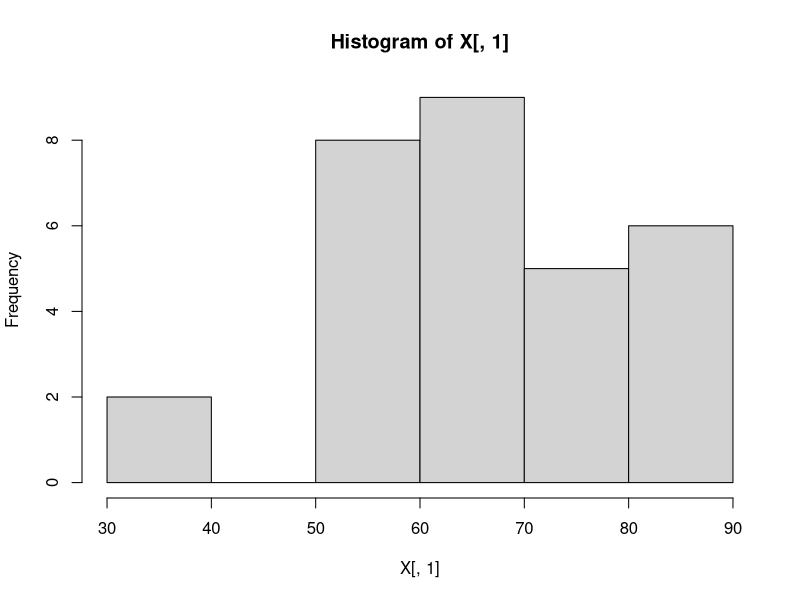
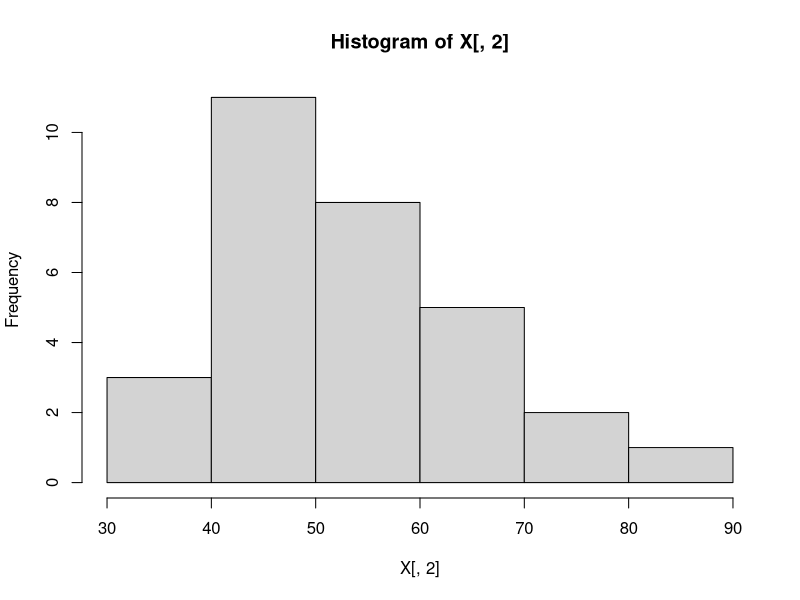
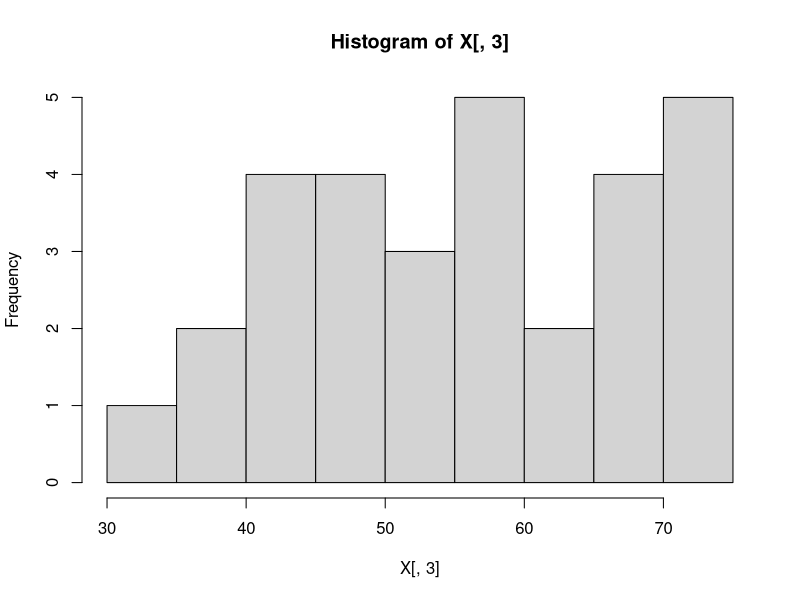
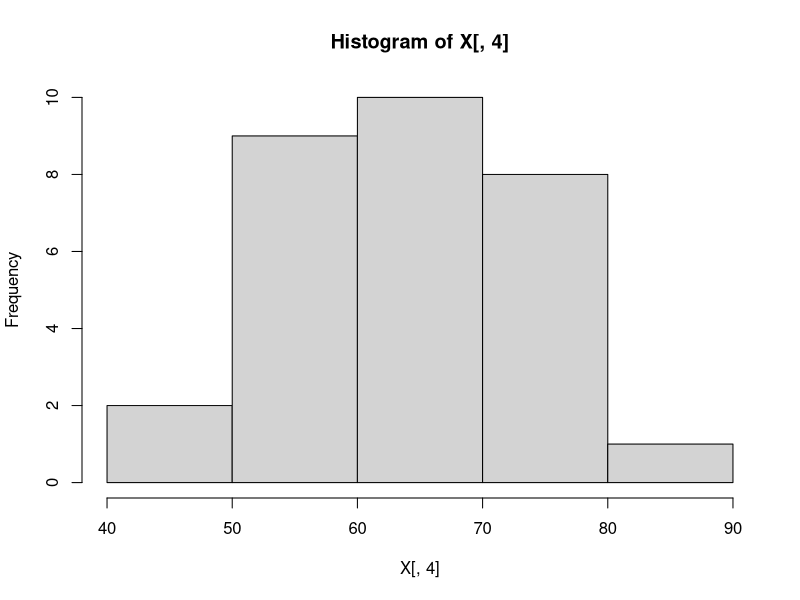
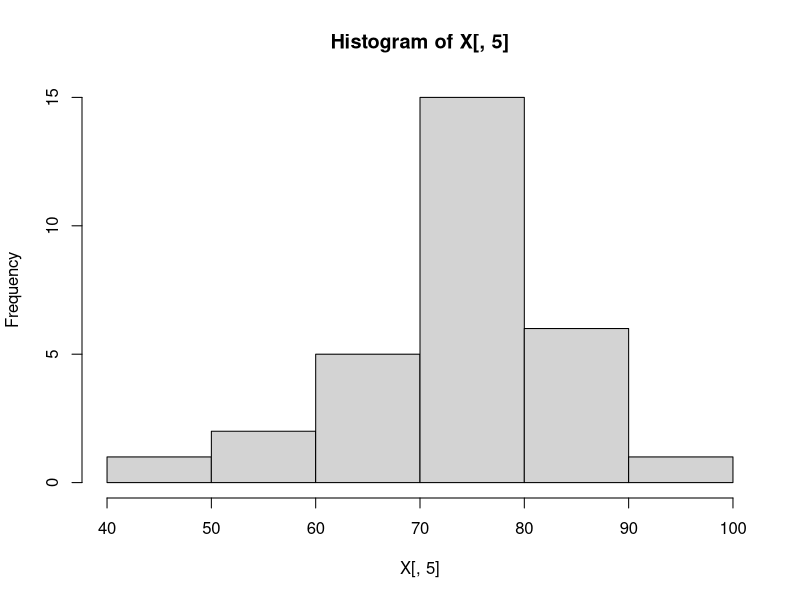
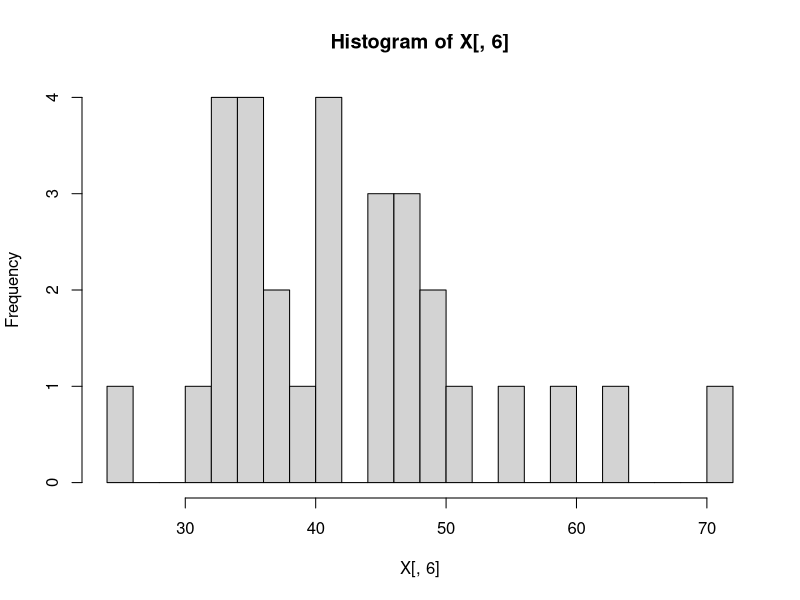

Write the R code that produced these figures, in order. (Note: this script raises an error after producing the figures.)
data(attitude)

head(attitude)

X <- attitude[, 2:7]

# EDA

hist(X[, 1])
hist(X[, 2])
hist(X[, 3])
hist(X[, 4])
hist(X[, 5])
hist(X[, 6], breaks = 30)

ggplot(attitude) +
  geom_point(aes(x = complaints, y = privileges))

ggplot(attitude) +
  geom_point(aes(x = complaints, y = raises))

pairs(attitude)

# Fit a linear regression
fit <- lm(rating ~ ., data = attitude)
summary(fit)

plot(fit) #diagnostics

# Principal Components Analysis

X <- scale(X, center = TRUE, scale = TRUE)

X_pc <- prcomp(X)

var_explained <- X_pc$sdev^2 / sum(X_pc$sdev^2)

qplot(c(1:6), var_explained) + 
  geom_line()

# Fit linear regression on the first PC
pc1 <- X_pc$x[, 1]

fit <- lm(attitude$rating ~ pc1)
summary(fit)
plot(fit)

pc2 <- X_pc$x[, 2]
fit2 <- lm(attitude$rating ~ pc1 + pc2)

summary(fit2)

##
fit_all <- lm(attitude$rating ~ X_pc$x)
summary(fit_all)

# Fit a linear regression
fit <- lm(rating ~ ., data = attitude)
summary(fit)
